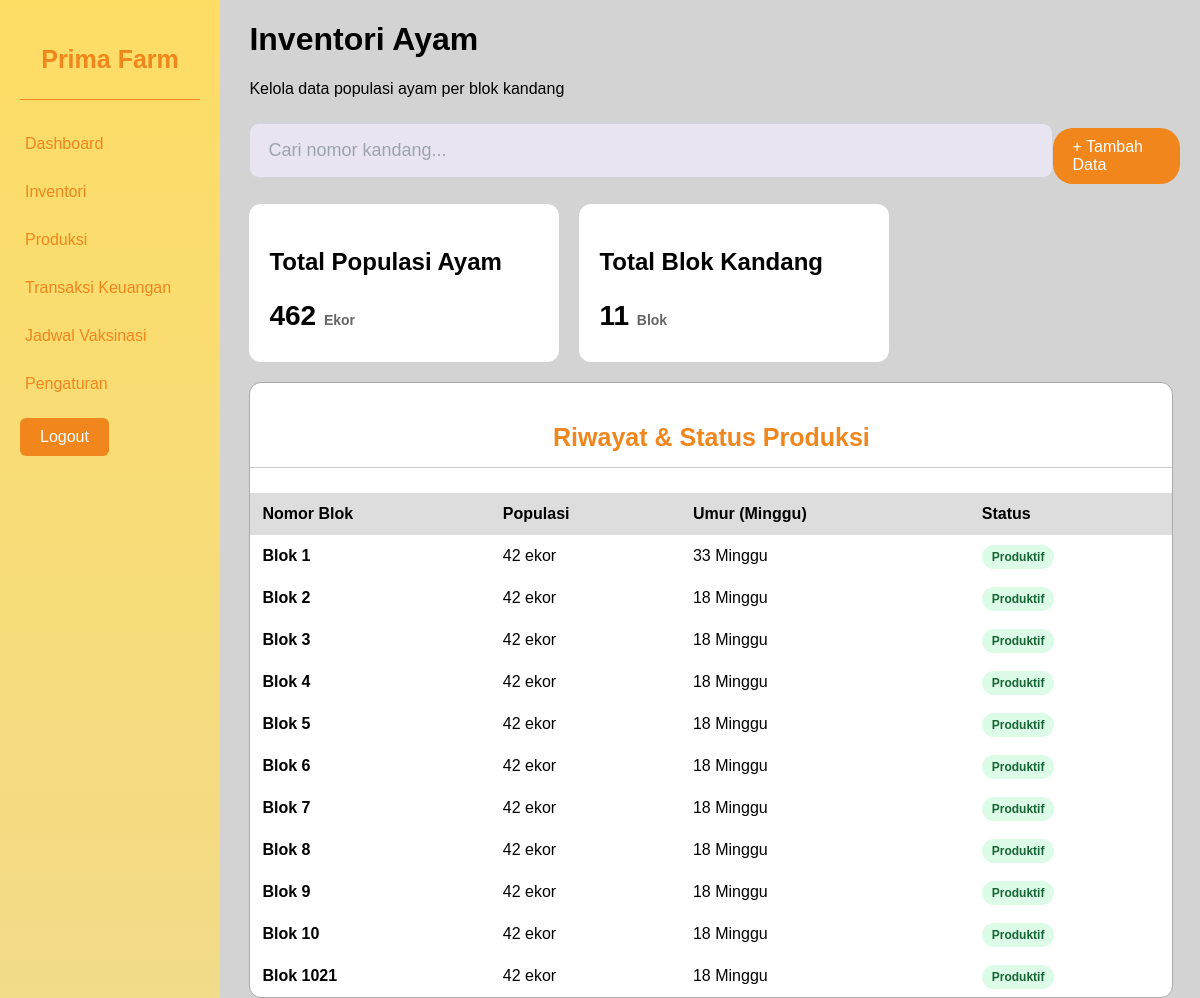
/menu_inventori.php (signed in), run on the app's committed database.
### tables this page shows
CREATE TABLE `blok_kandang` (
  `id_blok_kandang` int NOT NULL,
  `id_petugas` int DEFAULT NULL,
  `kapasitas_per_blok` int DEFAULT NULL,
  `total_ayam` int DEFAULT NULL,
  `tanggal_pembelian_ayam` date DEFAULT NULL
);

### menu_inventori.php (the view, shortened to what this page needs)
<?php
include("koneksi.php");
$query_ayam = mysqli_query($conn, "SELECT SUM(total_ayam) as total FROM blok_kandang");
$data_ayam = mysqli_fetch_assoc($query_ayam);
$query_kandang = mysqli_query($conn, "SELECT COUNT(id_blok_kandang) as totalkandang FROM blok_kandang");
$data_kandang = mysqli_fetch_assoc($query_kandang);
$query_riwayat = mysqli_query($conn, "
    SELECT
        id_blok_kandang,
        total_ayam,
        kapasitas_per_blok,
        tanggal_pembelian_ayam
    FROM blok_kandang
    ORDER BY id_blok_kandang ASC
");
?>
<!DOCTYPE html>
<html lang="id">
<head>
    <link rel="stylesheet" href="menu.css">
</head>
<body>
    <div class="container">
        <?php $active = 'inventori'; ?>
        <?php include("sidebar.php"); ?>
        <main>
            <h1>Inventori Ayam</h1>
            <p>Kelola data populasi ayam per blok kandang</p>
            <div class="top-bar">
                <input type="text" placeholder="Cari nomor kandang...">
                <a href="inventori.php" class="btn-tambah">+ Tambah Data</a>
            </div>
            <div class="card-container">
                <div class="card">
                    <p>Total Populasi Ayam</p>
                    <h2><?php echo number_format($data_ayam['total'] ?? 0); ?> <span
                            style="font-size: 14px; color: #666;">Ekor</span></h2>
                </div>
                <div class="card">
                    <p>Total Blok Kandang</p>
                    <h2><?php echo $data_kandang['totalkandang'] ?? 0; ?> <span
                            style="font-size: 14px; color: #666;">Blok</span></h2>
                </div>
            </div>
            <div class="table-box">
                <h3>Riwayat & Status Produksi</h3>
                <table>
                    <thead>
                        <tr>
                            <th>Nomor Blok</th>
                            <th>Populasi</th>
                            <th>Umur (Minggu)</th>
                            <th>Status</th>
                        </tr>
                    </thead>
                    <tbody>
                        <?php if (mysqli_num_rows($query_riwayat) > 0) { ?>
                            <?php
                            while ($row = mysqli_fetch_assoc($query_riwayat)) {
                                $tgl_beli = new DateTime($row['tanggal_pembelian_ayam']);
                                $sekarang = new DateTime();
                                $selisih = $sekarang->diff($tgl_beli);
                                $minggu_sejak_beli = floor($selisih->days / 7);
                                $umur_awal_beli = 18;
                                $total_umur_minggu = $minggu_sejak_beli + $umur_awal_beli;
                                if ($total_umur_minggu > 90) {
                                    $status = "Afkir";
                                    $class = "afkir";
                                } else {
                                    $status = "Produktif";
                                    $class = "produktif";
                                }
                                ?>
                                <tr>
                                    <td><strong>Blok <?php echo $row['id_blok_kandang']; ?></strong></td>
                                    <td><?php echo number_format($row['total_ayam']); ?> ekor</td>
                                    <td><?php echo $total_umur_minggu; ?> Minggu</td>
                                    <td>
                                        <span class="status-badge <?php echo $class; ?>">
                                            <?php echo $status; ?>
                                        </span>
                                    </td>
                                </tr>
                            <?php } ?>
                        <?php } else { ?>
                            <tr>
                                <td colspan="4" style="text-align: center;">Belum ada data inventori.</td>
                            </tr>
                        <?php } ?>
                    </tbody>
                </table>
            </div>
        </main>
    </div>
</body>
</html>

### sidebar.php
<link rel="stylesheet" href="menu.css">
<aside>
    <h3>Prima Farm</h3>
    <hr>
    <nav>
        <ul>
            <li><a href="dashboard.php" class="<?= ($active == 'dashboard') ? 'active' : '' ?>">Dashboard</a></li>
            <li><a href="menu_inventori.php" class="<?= ($active == 'inventori') ? 'active' : '' ?>">Inventori</a></li>
            <li><a href="menu_produksi.php" class="<?= ($active == 'produksi') ? 'active' : '' ?>">Produksi</a></li>
            <li><a href="menu_transaksi.php" class="<?= ($active == 'transaksi') ? 'active' : '' ?>">Transaksi Keuangan</a></li>
            <li><a href="menu_jadwalvaksinasi.php" class="<?= ($active == 'jadwal') ? 'active' : '' ?>">Jadwal Vaksinasi</a></li>
            <li><a href="pengaturan.php" class="<?= ($active == 'pengaturan') ? 'active' : '' ?>">Pengaturan</a></li>
        </ul>
    </nav>
    <a href="index.php" class="logout-button" onclick="">Logout</a>
</aside>

### menu.css (style rules this page uses)
body { background-color: lightgray; font-family: Arial, sans-serif; margin: 0; }
.container { display: grid; grid-template-columns: 220px auto; height: 100vh; }
aside { background-image: linear-gradient(to bottom, #FEDD65, #F2DB89); padding: 20px; }
.container h3 { font-size: 25px; font-weight: bold; color: #f0861c; text-align: center; }
hr { border: none; border-top: 1px solid #f0861c; margin: 10px 0 30px 0; }
aside nav ul { list-style-type: none; padding: 0; }
aside nav ul li { margin-bottom: 20px; }
aside nav ul li a { text-decoration: none; color: #f0861c; display: block; padding: 5px; border-radius: 6px; }
main { margin-left: 3%; }
.logout-button { display: inline-block; background-color: #f0861c; color: white; padding: 10px 20px; border-radius: 6px; text-decoration: none; }
.card h2 { font-size: 28px; margin-bottom: 10px; }
.card p { font-size: 24px; font-weight: bold; }
.top-bar { display:flex; justify-content:space-between; align-items:center; margin:20px 0; }
.top-bar input { width:60%; padding:12px; border-radius:20px; border:none; background:#e9e5f0; }
.card h2 { font-size:28px; margin-top:5px; }
.table-box { background:white; border-radius:12px; border:1px solid #aaa; overflow:hidden; margin-top:20px; width: 97%; }
.table-box h3 { padding:15px; border-bottom:1px solid #ccc; }
table { width:100%; border-collapse:collapse; }
th, td { padding:12px; text-align:left; }
thead { background:#ddd; }
.btn-tambah { text-decoration: none; background:#f0861c; color:white; border:none; padding:10px 20px; border-radius:20px; cursor:pointer; margin-right: 20px; margin-top: 10px; }
.card-container { display:flex; gap:20px; margin:20px 0; }
.card { background:#ffffff; padding:20px; border-radius:12px; min-width:270px; }
.table-box { background:white; border-radius:12px; border:1px solid #aaa; margin-top:20px; overflow:hidden; }
input { width: 95%; padding: 16px 20px; font-size: 18px; font-weight: 500; border: 1.5px solid #D1D5DB; border-radius: 12px; color: #111111; outline: none; transition: all 0.2s ease; background-color: #fff; }
input[type="text"], input[type="password"] { width: 100%; padding: 16px 18px; font-size: 18px; font-weight: 500; border: 1.5px solid #D1D5DB; border-radius: 10px; color: #111111; outline: none; transition: all 0.2s; }
input::placeholder { color: #9CA3AF; font-weight: 400; }

### menu_inventori.php (style rules this page uses)
.status-badge { padding: 5px 10px; border-radius: 12px; font-size: 12px; font-weight: bold; }
.produktif { background-color: #dcfce7; color: #166534; }

### data on the page
blok_kandang: id_blok_kandang "1", total_ayam "42", tanggal_pembelian_ayam "Produktif"
blok_kandang: id_blok_kandang "2", total_ayam "42", tanggal_pembelian_ayam "Produktif"
blok_kandang: id_blok_kandang "3", total_ayam "42", tanggal_pembelian_ayam "Produktif"
blok_kandang: id_blok_kandang "4", total_ayam "42", tanggal_pembelian_ayam "Produktif"
blok_kandang: id_blok_kandang "5", total_ayam "42", tanggal_pembelian_ayam "Produktif"
blok_kandang: id_blok_kandang "6", total_ayam "42", tanggal_pembelian_ayam "Produktif"
blok_kandang: id_blok_kandang "7", total_ayam "42", tanggal_pembelian_ayam "Produktif"
blok_kandang: id_blok_kandang "8", total_ayam "42", tanggal_pembelian_ayam "Produktif"
blok_kandang: id_blok_kandang "9", total_ayam "42", tanggal_pembelian_ayam "Produktif"
blok_kandang: id_blok_kandang "10", total_ayam "42", tanggal_pembelian_ayam "Produktif"
blok_kandang: id_blok_kandang "1021", total_ayam "42", tanggal_pembelian_ayam "Produktif"

### other printed values
$data_ayam['total'] "462"
$data_kandang['totalkandang'] "11"
